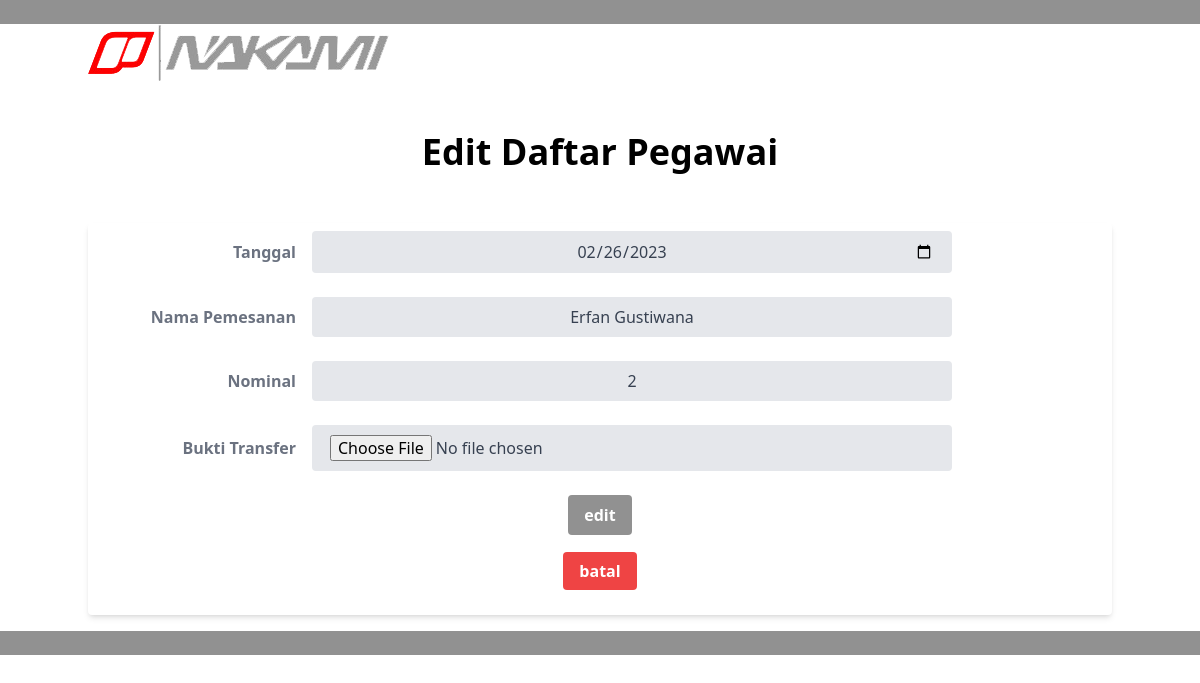
Page /index.php/Admin/edit_pemasukan/1 on the committed database.
### tables this page shows
create table daftar_pemasukan(
		id int not null primary key auto_increment,
		tanggal date not null,
		nama_pemesan varchar(120) not null,
		nominal bigint not null,
		bukti_transfer text 
		);

### application/controllers/Admin.php (called while the page is built, shortened)
<?php
class Admin extends CI_Controller {
	function edit_pemasukan($id){
		$data['judul']='Edit Daftar Pegawai';
		$this->load->view('Admin/form_head',$data);
		$data['pemasukan']=$this->Naka->daftar_select('daftar_pemasukan',$id)->result();
		$this->load->view('Admin/form_daftar_pemasukan_u',$data);
		$this->load->view('Admin/form_footer');
	}
}

### index.php (called while the page is built, shortened)
<?php
require_once BASEPATH.'core/CodeIgniter.php';

### application/models/Naka.php (called while the page is built, shortened)
<?php
class Naka extends CI_Model {
	function daftar_select($tabel,$id)
	{
		if ($tabel=='daftar_pegawai') {
			$this->db->where('nik',$id);
		}else{
			$this->db->where('id',$id);
		}
		$data = $this->db->get($tabel);
		return($data);
	}
}
?>

### application/views/Admin/form_daftar_pemasukan_u.php (the view)
<?php
	foreach ($pemasukan as $key) {
	?>
<div class="container mx-auto">
	<img src="<?php echo base_url('Aset/logo-text.png') ?>">
	<center>
		<h2 class="text-4xl font-bold py-[5%]"><?php echo $judul; ?></h2>
		<form class="bg-white shadow-md rounded px-8 pt-2 pb-8 mb-4" action="<?php echo site_url('Admin/tambah_pemasukan') ?>" method="post" enctype="multipart/form-data">
			  <div class="md:flex md:items-center mb-6">
			    <div class="md:w-1/5">
			      <label class="block text-gray-500 font-bold md:text-right mb-1 md:mb-0 pr-4" for="inline-full-name">
			        Tanggal
			      </label>
			    </div>
			    <div class="md:w-2/3">
			      <input class="bg-gray-200 appearance-none border-2 border-gray-200 rounded w-full py-2 px-4 text-gray-700 leading-tight focus:outline-none focus:bg-white focus:border-gray-500" id="inline-full-name" type="date" name="tanggal" value="<?php echo $key->tanggal ?>">
			    </div>
			  </div>
			  <div class="md:flex md:items-center mb-6">
			    <div class="md:w-1/5">
			      <label class="block text-gray-500 font-bold md:text-right mb-1 md:mb-0 pr-4" for="inline-full-name">
			       Nama Pemesanan
			      </label>
			    </div>
			    <div class="md:w-2/3">
			      <input class="bg-gray-200 appearance-none border-2 border-gray-200 rounded w-full py-2 px-4 text-gray-700 leading-tight focus:outline-none focus:bg-white focus:border-gray-500" id="inline-full-name" type="text" name="nama_pemesan" placeholder="Nakami Production" value="<?php echo $key->nama_pemesan ?>">
			    </div>
			  </div>
			  <div class="md:flex md:items-center mb-6">
			    <div class="md:w-1/5">
			      <label class="block text-gray-500 font-bold md:text-right mb-1 md:mb-0 pr-4" for="inline-full-name">
			        Nominal
			      </label>
			    </div>
			    <div class="md:w-2/3">
			      <input class="bg-gray-200 appearance-none border-2 border-gray-200 rounded w-full py-2 px-4 text-gray-700 leading-tight focus:outline-none focus:bg-white focus:border-gray-500" id="inline-full-name" type="number" name="nominal" value="<?php echo $key->nominal ?>">
			    </div>
			  </div>
			  <div class="md:flex md:items-center mb-6">
			    <div class="md:w-1/5">
			      <label class="block text-gray-500 font-bold md:text-right mb-1 md:mb-0 pr-4" for="inline-full-name">
			       Bukti Transfer
			      </label>
			    </div>
			    <div class="md:w-2/3">
			      <input class="bg-gray-200 appearance-none border-2 border-gray-200 rounded w-full py-2 px-4 text-gray-700 leading-tight focus:outline-none focus:bg-white focus:border-gray-500" id="inline-full-name" type="file" name="bukti_transfer" value="<?php echo $key->bukti_transfer ?>">
			    </div>
			  </div>
		    <div>
		      <input class="bg-[#919191] hover:bg-green-700 text-white font-bold py-2 px-4 rounded focus:outline-none focus:shadow-outline cursor-pointer" type="submit" name="edit" value="edit">
		      <br>
		      <br>
		      <a class="bg-red-500 hover:bg-blue-700 text-white font-bold py-2 px-4 rounded focus:outline-none focus:shadow-outline" href="<?php echo site_url('Admin/daftar_pemasukan') ?>">batal</a>
		    </div>
		  </form>
	</center>
</div>
<?php
	}
?>

### application/views/Admin/form_head.php (style rules this page uses)
input { text-align: center; }

### rows in the picture
daftar_pemasukan: tanggal "02/26/2023", nama_pemesan "Erfan Gustiwana", nominal "2"
